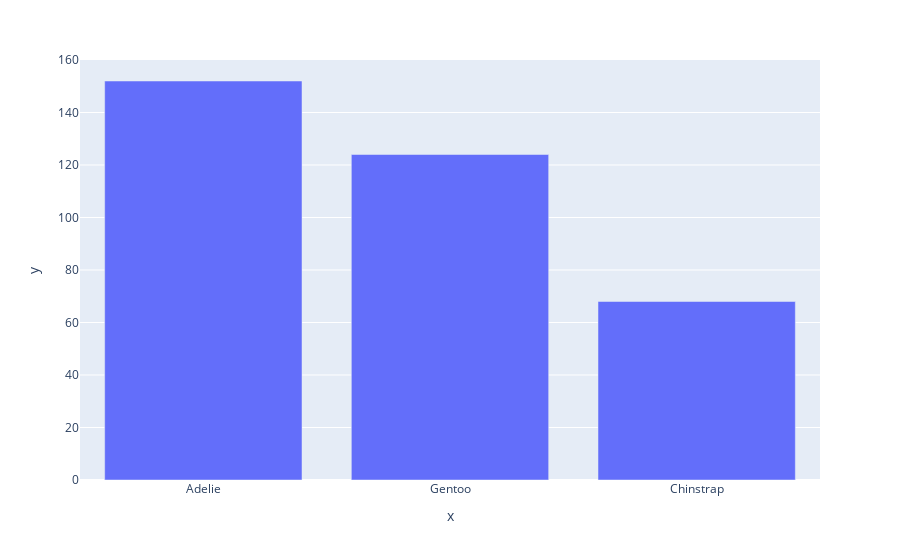

The notebook cell saved with this chart:
### Code cell
fig.show()

### Figure 1 — Plotly figure (JSON) as saved in the notebook; plotly's stock layout.template omitted (floating-point values rounded to 4 significant figures)
{"data": [{"alignmentgroup": "True", "hovertemplate": "x=%{x}<br>y=%{y}<extra></extra>", "legendgroup": "", "marker": {"color": "#636efa"}, "name": "", "offsetgroup": "", "orientation": "v", "showlegend": false, "textposition": "auto", "type": "bar", "x": ["Adelie", "Gentoo", "Chinstrap"], "xaxis": "x", "y": [152, 124, 68], "yaxis": "y"}], "layout": {"barmode": "relative", "legend": {"tracegroupgap": 0}, "margin": {"t": 60}, "xaxis": {"anchor": "y", "domain": [0, 1], "title": {"text": "x"}}, "yaxis": {"anchor": "x", "domain": [0, 1], "title": {"text": "y"}}}}
